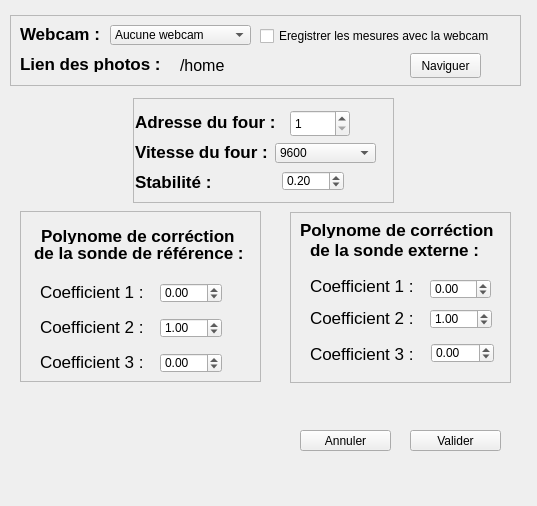
<?xml version="1.0" encoding="UTF-8"?>
<ui version="4.0">
 <class>Config</class>
 <widget class="QWidget" name="Config">
  <property name="geometry">
   <rect>
    <x>0</x>
    <y>0</y>
    <width>537</width>
    <height>506</height>
   </rect>
  </property>
  <property name="windowTitle">
   <string>Configuration avancée</string>
  </property>
  <widget class="QLabel" name="label">
   <property name="geometry">
    <rect>
     <x>20</x>
     <y>25</y>
     <width>81</width>
     <height>17</height>
    </rect>
   </property>
   <property name="font">
    <font>
     <pointsize>13</pointsize>
     <weight>75</weight>
     <bold>true</bold>
    </font>
   </property>
   <property name="text">
    <string>Webcam :</string>
   </property>
  </widget>
  <widget class="QLabel" name="label_2">
   <property name="geometry">
    <rect>
     <x>20</x>
     <y>55</y>
     <width>151</width>
     <height>17</height>
    </rect>
   </property>
   <property name="font">
    <font>
     <pointsize>13</pointsize>
     <weight>75</weight>
     <bold>true</bold>
    </font>
   </property>
   <property name="text">
    <string>Lien des photos :</string>
   </property>
  </widget>
  <widget class="QComboBox" name="comboWebcam">
   <property name="geometry">
    <rect>
     <x>110</x>
     <y>25</y>
     <width>141</width>
     <height>20</height>
    </rect>
   </property>
   <property name="editable">
    <bool>false</bool>
   </property>
   <item>
    <property name="text">
     <string>Aucune webcam</string>
    </property>
   </item>
   <item>
    <property name="text">
     <string comment="1">Webcam 1</string>
    </property>
   </item>
   <item>
    <property name="text">
     <string>Webcam 2</string>
    </property>
   </item>
   <item>
    <property name="text">
     <string>Webcam 3</string>
    </property>
   </item>
  </widget>
  <widget class="QFrame" name="frame">
   <property name="geometry">
    <rect>
     <x>10</x>
     <y>15</y>
     <width>511</width>
     <height>71</height>
    </rect>
   </property>
   <property name="frameShape">
    <enum>QFrame::StyledPanel</enum>
   </property>
   <property name="frameShadow">
    <enum>QFrame::Raised</enum>
   </property>
   <widget class="QLabel" name="labelLien">
    <property name="geometry">
     <rect>
      <x>170</x>
      <y>35</y>
      <width>221</width>
      <height>31</height>
     </rect>
    </property>
    <property name="font">
     <font>
      <pointsize>12</pointsize>
     </font>
    </property>
    <property name="text">
     <string>/home</string>
    </property>
   </widget>
   <widget class="QCheckBox" name="checkBox">
    <property name="geometry">
     <rect>
      <x>250</x>
      <y>10</y>
      <width>241</width>
      <height>22</height>
     </rect>
    </property>
    <property name="font">
     <font>
      <pointsize>9</pointsize>
      <weight>50</weight>
      <italic>false</italic>
      <bold>false</bold>
     </font>
    </property>
    <property name="whatsThis">
     <string>&lt;html&gt;&lt;head/&gt;&lt;body&gt;&lt;p&gt;Séléctionnez cettte option si vous utilisez&lt;/p&gt;&lt;p&gt;une sonde avec afficheur digital&lt;/p&gt;&lt;/body&gt;&lt;/html&gt;</string>
    </property>
    <property name="text">
     <string>Eregistrer les mesures avec la webcam</string>
    </property>
   </widget>
  </widget>
  <widget class="QLabel" name="label_3">
   <property name="geometry">
    <rect>
     <x>135</x>
     <y>143</y>
     <width>141</width>
     <height>17</height>
    </rect>
   </property>
   <property name="font">
    <font>
     <pointsize>13</pointsize>
     <weight>75</weight>
     <bold>true</bold>
    </font>
   </property>
   <property name="text">
    <string>Vitesse du four :</string>
   </property>
  </widget>
  <widget class="QComboBox" name="comboVitesses">
   <property name="geometry">
    <rect>
     <x>275</x>
     <y>143</y>
     <width>101</width>
     <height>20</height>
    </rect>
   </property>
   <item>
    <property name="text">
     <string>9600</string>
    </property>
   </item>
   <item>
    <property name="text">
     <string>2400</string>
    </property>
   </item>
   <item>
    <property name="text">
     <string>4800</string>
    </property>
   </item>
   <item>
    <property name="text">
     <string>19200</string>
    </property>
   </item>
  </widget>
  <widget class="QLabel" name="label_4">
   <property name="geometry">
    <rect>
     <x>135</x>
     <y>113</y>
     <width>191</width>
     <height>17</height>
    </rect>
   </property>
   <property name="font">
    <font>
     <pointsize>13</pointsize>
     <weight>75</weight>
     <bold>true</bold>
    </font>
   </property>
   <property name="text">
    <string>Adresse du four :</string>
   </property>
  </widget>
  <widget class="QSpinBox" name="spinAddr">
   <property name="geometry">
    <rect>
     <x>290</x>
     <y>110</y>
     <width>60</width>
     <height>27</height>
    </rect>
   </property>
   <property name="minimum">
    <number>1</number>
   </property>
  </widget>
  <widget class="QFrame" name="frame_2">
   <property name="geometry">
    <rect>
     <x>133</x>
     <y>98</y>
     <width>261</width>
     <height>105</height>
    </rect>
   </property>
   <property name="frameShape">
    <enum>QFrame::StyledPanel</enum>
   </property>
   <property name="frameShadow">
    <enum>QFrame::Raised</enum>
   </property>
   <widget class="QLabel" name="label_15">
    <property name="geometry">
     <rect>
      <x>2</x>
      <y>74</y>
      <width>91</width>
      <height>20</height>
     </rect>
    </property>
    <property name="font">
     <font>
      <pointsize>13</pointsize>
      <weight>75</weight>
      <bold>true</bold>
     </font>
    </property>
    <property name="text">
     <string>Stabilité :</string>
    </property>
   </widget>
   <widget class="QDoubleSpinBox" name="spinStab">
    <property name="geometry">
     <rect>
      <x>149</x>
      <y>73</y>
      <width>62</width>
      <height>20</height>
     </rect>
    </property>
    <property name="minimum">
     <double>-100.000000000000000</double>
    </property>
    <property name="maximum">
     <double>100.000000000000000</double>
    </property>
    <property name="value">
     <double>0.200000000000000</double>
    </property>
   </widget>
  </widget>
  <widget class="QLabel" name="label_5">
   <property name="geometry">
    <rect>
     <x>300</x>
     <y>222</y>
     <width>201</width>
     <height>16</height>
    </rect>
   </property>
   <property name="font">
    <font>
     <pointsize>13</pointsize>
     <weight>75</weight>
     <bold>true</bold>
    </font>
   </property>
   <property name="text">
    <string>Polynome de corréction</string>
   </property>
  </widget>
  <widget class="QLabel" name="label_6">
   <property name="geometry">
    <rect>
     <x>310</x>
     <y>242</y>
     <width>181</width>
     <height>16</height>
    </rect>
   </property>
   <property name="font">
    <font>
     <pointsize>13</pointsize>
     <weight>75</weight>
     <italic>false</italic>
     <bold>true</bold>
     <underline>false</underline>
     <strikeout>false</strikeout>
    </font>
   </property>
   <property name="text">
    <string>de la sonde externe :</string>
   </property>
  </widget>
  <widget class="QLabel" name="label_7">
   <property name="geometry">
    <rect>
     <x>310</x>
     <y>277</y>
     <width>121</width>
     <height>17</height>
    </rect>
   </property>
   <property name="font">
    <font>
     <pointsize>13</pointsize>
     <weight>50</weight>
     <bold>false</bold>
    </font>
   </property>
   <property name="text">
    <string>Coefficient 1 :</string>
   </property>
  </widget>
  <widget class="QLabel" name="label_8">
   <property name="geometry">
    <rect>
     <x>310</x>
     <y>309</y>
     <width>121</width>
     <height>17</height>
    </rect>
   </property>
   <property name="font">
    <font>
     <pointsize>13</pointsize>
     <weight>50</weight>
     <bold>false</bold>
    </font>
   </property>
   <property name="text">
    <string>Coefficient 2 :</string>
   </property>
  </widget>
  <widget class="QLabel" name="label_9">
   <property name="geometry">
    <rect>
     <x>310</x>
     <y>345</y>
     <width>121</width>
     <height>17</height>
    </rect>
   </property>
   <property name="font">
    <font>
     <pointsize>13</pointsize>
     <weight>50</weight>
     <bold>false</bold>
    </font>
   </property>
   <property name="text">
    <string>Coefficient 3 :</string>
   </property>
  </widget>
  <widget class="QFrame" name="frame_3">
   <property name="geometry">
    <rect>
     <x>290</x>
     <y>212</y>
     <width>221</width>
     <height>171</height>
    </rect>
   </property>
   <property name="frameShape">
    <enum>QFrame::StyledPanel</enum>
   </property>
   <property name="frameShadow">
    <enum>QFrame::Raised</enum>
   </property>
   <widget class="QDoubleSpinBox" name="spinCoefExt1">
    <property name="geometry">
     <rect>
      <x>140</x>
      <y>67</y>
      <width>61</width>
      <height>20</height>
     </rect>
    </property>
    <property name="minimum">
     <double>-100.000000000000000</double>
    </property>
    <property name="maximum">
     <double>100.000000000000000</double>
    </property>
    <property name="singleStep">
     <double>0.100000000000000</double>
    </property>
    <property name="value">
     <double>0.000000000000000</double>
    </property>
   </widget>
   <widget class="QDoubleSpinBox" name="spinCoefExt2">
    <property name="geometry">
     <rect>
      <x>140</x>
      <y>97</y>
      <width>62</width>
      <height>20</height>
     </rect>
    </property>
    <property name="minimum">
     <double>-100.000000000000000</double>
    </property>
    <property name="maximum">
     <double>100.000000000000000</double>
    </property>
    <property name="singleStep">
     <double>0.100000000000000</double>
    </property>
    <property name="value">
     <double>1.000000000000000</double>
    </property>
   </widget>
   <widget class="QDoubleSpinBox" name="spinCoefExt3">
    <property name="geometry">
     <rect>
      <x>141</x>
      <y>131</y>
      <width>63</width>
      <height>20</height>
     </rect>
    </property>
    <property name="minimum">
     <double>-100.000000000000000</double>
    </property>
    <property name="maximum">
     <double>100.000000000000000</double>
    </property>
    <property name="singleStep">
     <double>0.100000000000000</double>
    </property>
    <property name="value">
     <double>0.000000000000000</double>
    </property>
   </widget>
  </widget>
  <widget class="QLabel" name="label_10">
   <property name="geometry">
    <rect>
     <x>34</x>
     <y>245</y>
     <width>220</width>
     <height>16</height>
    </rect>
   </property>
   <property name="font">
    <font>
     <pointsize>13</pointsize>
     <weight>75</weight>
     <italic>false</italic>
     <bold>true</bold>
     <underline>false</underline>
     <strikeout>false</strikeout>
    </font>
   </property>
   <property name="text">
    <string>de la sonde de référence :</string>
   </property>
  </widget>
  <widget class="QLabel" name="label_11">
   <property name="geometry">
    <rect>
     <x>41</x>
     <y>228</y>
     <width>201</width>
     <height>16</height>
    </rect>
   </property>
   <property name="font">
    <font>
     <pointsize>13</pointsize>
     <weight>75</weight>
     <bold>true</bold>
    </font>
   </property>
   <property name="text">
    <string>Polynome de corréction</string>
   </property>
  </widget>
  <widget class="QLabel" name="label_12">
   <property name="geometry">
    <rect>
     <x>40</x>
     <y>353</y>
     <width>121</width>
     <height>17</height>
    </rect>
   </property>
   <property name="font">
    <font>
     <pointsize>13</pointsize>
     <weight>50</weight>
     <bold>false</bold>
    </font>
   </property>
   <property name="text">
    <string>Coefficient 3 :</string>
   </property>
  </widget>
  <widget class="QDoubleSpinBox" name="spinCoefRef3">
   <property name="geometry">
    <rect>
     <x>160</x>
     <y>353</y>
     <width>62</width>
     <height>20</height>
    </rect>
   </property>
   <property name="minimum">
    <double>-100.000000000000000</double>
   </property>
   <property name="maximum">
    <double>100.000000000000000</double>
   </property>
   <property name="singleStep">
    <double>0.100000000000000</double>
   </property>
   <property name="value">
    <double>0.000000000000000</double>
   </property>
  </widget>
  <widget class="QLabel" name="label_13">
   <property name="geometry">
    <rect>
     <x>40</x>
     <y>318</y>
     <width>121</width>
     <height>17</height>
    </rect>
   </property>
   <property name="font">
    <font>
     <pointsize>13</pointsize>
     <weight>50</weight>
     <bold>false</bold>
    </font>
   </property>
   <property name="text">
    <string>Coefficient 2 :</string>
   </property>
  </widget>
  <widget class="QLabel" name="label_14">
   <property name="geometry">
    <rect>
     <x>40</x>
     <y>283</y>
     <width>121</width>
     <height>17</height>
    </rect>
   </property>
   <property name="font">
    <font>
     <pointsize>13</pointsize>
     <weight>50</weight>
     <bold>false</bold>
    </font>
   </property>
   <property name="text">
    <string>Coefficient 1 :</string>
   </property>
  </widget>
  <widget class="QDoubleSpinBox" name="spinCoefRef2">
   <property name="geometry">
    <rect>
     <x>160</x>
     <y>318</y>
     <width>62</width>
     <height>20</height>
    </rect>
   </property>
   <property name="minimum">
    <double>-100.000000000000000</double>
   </property>
   <property name="maximum">
    <double>100.000000000000000</double>
   </property>
   <property name="singleStep">
    <double>0.100000000000000</double>
   </property>
   <property name="value">
    <double>1.000000000000000</double>
   </property>
  </widget>
  <widget class="QDoubleSpinBox" name="spinCoefRef1">
   <property name="geometry">
    <rect>
     <x>160</x>
     <y>283</y>
     <width>62</width>
     <height>20</height>
    </rect>
   </property>
   <property name="minimum">
    <double>-100.000000000000000</double>
   </property>
   <property name="maximum">
    <double>100.000000000000000</double>
   </property>
   <property name="singleStep">
    <double>0.100000000000000</double>
   </property>
   <property name="value">
    <double>0.000000000000000</double>
   </property>
  </widget>
  <widget class="QFrame" name="frame_4">
   <property name="geometry">
    <rect>
     <x>20</x>
     <y>211</y>
     <width>241</width>
     <height>171</height>
    </rect>
   </property>
   <property name="frameShape">
    <enum>QFrame::StyledPanel</enum>
   </property>
   <property name="frameShadow">
    <enum>QFrame::Raised</enum>
   </property>
  </widget>
  <widget class="QToolButton" name="toolButton">
   <property name="geometry">
    <rect>
     <x>410</x>
     <y>53</y>
     <width>71</width>
     <height>25</height>
    </rect>
   </property>
   <property name="text">
    <string>Naviguer</string>
   </property>
  </widget>
  <widget class="QPushButton" name="pushValider">
   <property name="geometry">
    <rect>
     <x>410</x>
     <y>430</y>
     <width>91</width>
     <height>21</height>
    </rect>
   </property>
   <property name="toolTip">
    <string>Démarrer une série de mesure</string>
   </property>
   <property name="text">
    <string>Valider</string>
   </property>
  </widget>
  <widget class="QPushButton" name="pushAnnuler">
   <property name="geometry">
    <rect>
     <x>300</x>
     <y>430</y>
     <width>91</width>
     <height>21</height>
    </rect>
   </property>
   <property name="toolTip">
    <string>Démarrer une série de mesure</string>
   </property>
   <property name="text">
    <string>Annuler</string>
   </property>
  </widget>
  <zorder>frame_4</zorder>
  <zorder>frame_3</zorder>
  <zorder>frame_2</zorder>
  <zorder>frame</zorder>
  <zorder>label</zorder>
  <zorder>label_2</zorder>
  <zorder>comboWebcam</zorder>
  <zorder>label_3</zorder>
  <zorder>comboVitesses</zorder>
  <zorder>label_4</zorder>
  <zorder>spinAddr</zorder>
  <zorder>label_5</zorder>
  <zorder>label_6</zorder>
  <zorder>label_7</zorder>
  <zorder>label_8</zorder>
  <zorder>label_9</zorder>
  <zorder>label_10</zorder>
  <zorder>label_11</zorder>
  <zorder>label_12</zorder>
  <zorder>spinCoefRef3</zorder>
  <zorder>label_13</zorder>
  <zorder>label_14</zorder>
  <zorder>spinCoefRef2</zorder>
  <zorder>spinCoefRef1</zorder>
  <zorder>toolButton</zorder>
  <zorder>pushValider</zorder>
  <zorder>pushAnnuler</zorder>
 </widget>
 <tabstops>
  <tabstop>spinCoefRef1</tabstop>
  <tabstop>spinCoefRef2</tabstop>
  <tabstop>spinCoefRef3</tabstop>
  <tabstop>spinCoefExt1</tabstop>
  <tabstop>spinCoefExt2</tabstop>
  <tabstop>spinCoefExt3</tabstop>
  <tabstop>pushValider</tabstop>
  <tabstop>pushAnnuler</tabstop>
  <tabstop>checkBox</tabstop>
  <tabstop>spinStab</tabstop>
  <tabstop>comboWebcam</tabstop>
  <tabstop>spinAddr</tabstop>
  <tabstop>toolButton</tabstop>
  <tabstop>comboVitesses</tabstop>
 </tabstops>
 <resources/>
 <connections/>
</ui>
